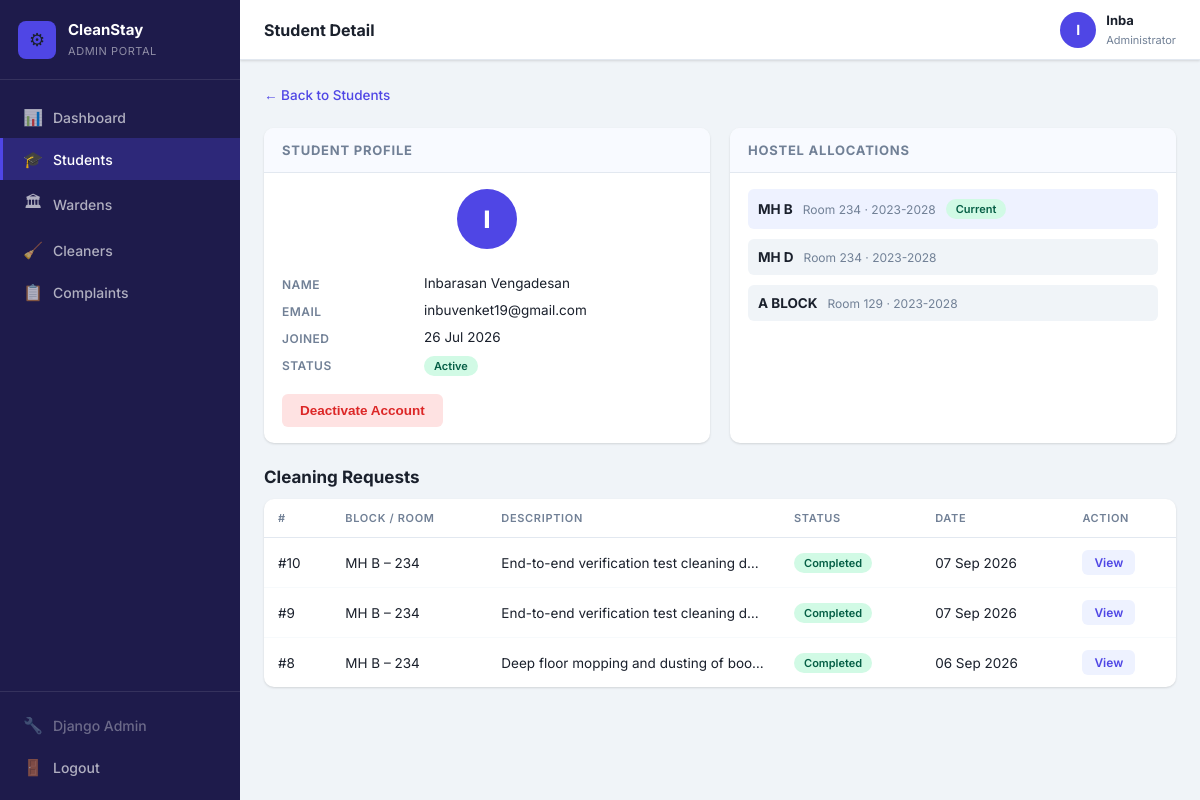
The app's page /portal/students/3/ (signed in) with its own data.
### accounts/models.py (models this page shows, shortened)
class User(AbstractUser):
    username = None
    ROLE_CHOICES = [
        ("student", "Student"),
        ("warden", "Warden"),
        ("cleaner", "Cleaner"),
        ("admin", "Admin"),
    ]
    name = models.CharField(
        max_length=100
    )
    email = models.EmailField(
        unique=True,
        blank=True,
        null=True
    )
    phone = models.CharField(
        max_length=10,
        unique=True,
        blank=True,
        null=True
    )
    role = models.CharField(
        max_length=20,
        choices=ROLE_CHOICES
    )
    USERNAME_FIELD = "email"
    REQUIRED_FIELDS = ["name"]
    objects = UserManager()

### students/models.py (models this page shows, shortened)
class HostelAllocation(models.Model):
    student = models.ForeignKey(
        StudentProfile,
        on_delete=models.CASCADE,
        related_name="allocations"
    )
    room = models.ForeignKey(
        Room,
        on_delete=models.CASCADE,
        related_name="allocations",
        null=True,
        blank=True
    )
    hostel_name = models.CharField(
        max_length=100,
        default="VIT Men's Hostel"
    )
    block = models.CharField(
        max_length=20,
        choices=HOSTEL_BLOCK_CHOICES
    )
    room_number = models.CharField(
        max_length=10
    )
    academic_year = models.CharField(
        max_length=20
    )
    is_current = models.BooleanField(
        default=True
    )
    created_at = models.DateTimeField(
        auto_now_add=True
    )
    class Meta:
        ordering = [
            "-is_current",
            "-created_at"
        ]

### cleaning/models.py (models this page shows, shortened)
class CleaningRequest(models.Model):
    TIME_SLOT_CHOICES = [
        ("09:00-10:00", "9:00 AM - 10:00 AM"),
        ("10:00-11:00", "10:00 AM - 11:00 AM"),
        ("14:00-15:00", "2:00 PM - 3:00 PM"),
        ("16:00-17:00", "4:00 PM - 5:00 PM"),
        ("18:00-19:00", "6:00 PM - 7:00 PM"),
    ]
    CLEANING_TYPE_CHOICES = [
        ("room_cleaning", "Room Cleaning"),
        ("sweeping", "Sweeping"),
        ("mopping", "Mopping"),
        ("dusting", "Dusting"),
        ("full", "Full Room Cleaning"),
    ]
    STATUS_CHOICES = [
        ("pending", "Pending"),
        ("approved", "Approved"),
        ("assigned", "Assigned"),
        ("scheduled", "Scheduled"),
        ("in_progress", "In Progress"),
        ("completed", "Completed"),
        ("confirmed", "Confirmed by Student"),
        ("not_cleaned", "Not Cleaned"),
        ("cancelled", "Cancelled"),
        ("rejected", "Rejected"),
    ]
    student = models.ForeignKey(
        StudentProfile,
        on_delete=models.CASCADE,
        related_name="cleaning_requests",
    )
    room = models.ForeignKey(
        "students.Room",
        on_delete=models.PROTECT,
        related_name="cleaning_requests",
        null=True,
        blank=True,
    )
    hostel_allocation = models.ForeignKey(
        HostelAllocation,
        on_delete=models.PROTECT,
        related_name="cleaning_requests",
    )
    cleaning_date = models.DateField()
    time_slot = models.CharField(
        max_length=20,
        choices=TIME_SLOT_CHOICES,
    )
    cleaning_type = models.CharField(
        max_length=20,
        choices=CLEANING_TYPE_CHOICES,
        default="room_cleaning",
    )
    description = models.TextField(
        blank=True,
        help_text="Description of what needs to be cleaned in the room.",
    )
    remarks = models.TextField(
        blank=True,
        help_text="Any special instructions for the cleaner (optional).",
    )
    warden_notes = models.TextField(
        blank=True,
        help_text="Internal notes added by the warden.",
    )
    status = models.CharField(
        max_length=20,
        choices=STATUS_CHOICES,
        default="pending",
    )
    assigned_cleaner = models.ForeignKey(
        CleanerProfile,
        on_delete=models.SET_NULL,
        null=True,
        blank=True,
        related_name="assigned_requests",
    )
    assigned_by = models.ForeignKey(
        WardenProfile,
        on_delete=models.SET_NULL,
        null=True,
        blank=True,
        related_name="assigned_requests",
    )
    completion_date = models.DateField(
        null=True,
        blank=True,
    )
    created_at = models.DateTimeField(auto_now_add=True)
    updated_at = models.DateTimeField(auto_now=True)
    class Meta:
        ordering = ["-created_at"]
        constraints = [
            models.UniqueConstraint(
                fields=["room"],
                condition=models.Q(status__in=ACTIVE_STATUSES),
                name="unique_active_cleaning_request_per_room",
            )
        ]
    @property
    def get_description(self):
        return self.description.strip() if self.description else (self.remarks.strip() if self.remarks else "Room cleaning requested")

### portal/views.py (the view)
    @login_required
    def wrapper(request, *args, **kwargs):
        if getattr(request.user, "role", None) != "admin":
            return HttpResponseForbidden(
                "This page is accessible to administrators only."
            )
        return view_fn(request, *args, **kwargs)

### portal/views.py (called while the page is built)
def admin_required(view_fn):
    @login_required
    def wrapper(request, *args, **kwargs):
        if getattr(request.user, "role", None) != "admin":
            return HttpResponseForbidden(
                "This page is accessible to administrators only."
            )
        return view_fn(request, *args, **kwargs)
    wrapper.__name__ = view_fn.__name__
    return wrapper

@admin_required
def portal_student_detail(request, user_id):
    student_user = get_object_or_404(User, pk=user_id, role="student")
    profile = getattr(student_user, "student_profile", None)
    allocations = profile.allocations.all() if profile else []
    requests = CleaningRequest.objects.filter(
        student=profile
    ).select_related(
        "hostel_allocation", "assigned_cleaner__user"
    ).order_by("-created_at")[:20] if profile else []
    context = {
        "target_user": student_user,
        "profile": profile,
        "allocations": allocations,
        "requests": requests,
    }
    return render(request, "portal/student_detail.html", context)

### templates/portal/student_detail.html (shortened to what this page needs)
{% extends "portal/base.html" %}
{% block page_title %}Student Detail{% endblock %}
{% block nav_students %}active{% endblock %}
{% block content %}
<div class="portal-page">
    <div class="back-link">
        <a href="{% url 'portal:portal_students' %}">← Back to Students</a>
    </div>
    <div class="detail-grid">
        <div class="detail-card">
            <div class="detail-card-header">Student Profile</div>
            <div class="detail-body">
                <div class="detail-avatar">{{ target_user.name|first|upper }}</div>
                <div class="detail-row"><label>Name</label><span>{{ target_user.name }}</span></div>
                <div class="detail-row"><label>Email</label><span>{{ target_user.email }}</span></div>
                <div class="detail-row"><label>Joined</label><span>{{ target_user.date_joined|date:"d M Y" }}</span></div>
                <div class="detail-row"><label>Status</label>
                    <span>
                        {% if target_user.is_active %}
                            <span class="badge badge-active">Active</span>
                        {% else %}
                            <span class="badge badge-inactive">Inactive</span>
                        {% endif %}
                    </span>
                </div>
                <div class="detail-actions">
                    <form method="post" action="{% url 'portal:portal_toggle_user' target_user.pk %}">
                        <button type="submit" class="btn {% if target_user.is_active %}btn-danger{% else %}btn-success{% endif %}">
                            {% if target_user.is_active %}Deactivate Account{% else %}Activate Account{% endif %}
                        </button>
                    </form>
                </div>
            </div>
        </div>
        <div class="detail-card">
            <div class="detail-card-header">Hostel Allocations</div>
            <div class="detail-body">
                {% if allocations %}
                {% for alloc in allocations %}
                <div class="alloc-row {% if alloc.is_current %}alloc-current{% endif %}">
                    <div class="alloc-block">{{ alloc.block }}</div>
                    <div class="alloc-info">Room {{ alloc.room_number }} · {{ alloc.academic_year }}</div>
                    {% if alloc.is_current %}<span class="badge badge-active">Current</span>{% endif %}
                </div>
                {% endfor %}
                {% else %}
                <p class="text-muted">No hostel allocation set.</p>
                {% endif %}
            </div>
        </div>
    </div>
    <div class="portal-section">
        <div class="section-header">
            <h2>Cleaning Requests</h2>
        </div>
        {% if requests %}
        <div class="table-wrapper">
            <table class="portal-table">
                <thead>
                    <tr><th>#</th><th>Block / Room</th><th>Description</th><th>Status</th><th>Date</th><th>Action</th></tr>
                </thead>
                <tbody>
                    {% for req in requests %}
                    <tr>
                        <td>#{{ req.pk }}</td>
                        <td>{{ req.hostel_allocation.block }} – {{ req.hostel_allocation.room_number }}</td>
                        <td style="max-width:220px;overflow:hidden;text-overflow:ellipsis;white-space:nowrap;" title="{{ req.get_description }}">{{ req.get_description }}</td>
                        <td><span class="badge badge-{{ req.status }}">{{ req.get_status_display }}</span></td>
                        <td>{{ req.cleaning_date|date:"d M Y" }}</td>
                        <td><a href="{% url 'portal:portal_complaint_detail' req.pk %}" class="btn-sm">View</a></td>
                    </tr>
                    {% endfor %}
                </tbody>
            </table>
        </div>
        {% else %}
        <div class="empty-state"><p>No requests yet.</p></div>
        {% endif %}
    </div>
</div>
{% endblock %}

### templates/portal/base.html (shortened to what this page needs)
{% load static %}
<!DOCTYPE html>
<html lang="en">
<head>
    <link rel="stylesheet" href="{% static 'css/portal.css' %}">
</head>
<body class="portal-body">
<aside class="portal-sidebar" id="portalSidebar">
    <div class="sidebar-brand">
        <div class="sidebar-brand-icon">⚙</div>
        <div class="sidebar-brand-text">
            <strong>CleanStay</strong>
            <span>Admin Portal</span>
        </div>
    </div>
    <nav class="sidebar-nav">
        <a href="{% url 'portal:portal_dashboard' %}" class="sidebar-link {% block nav_dashboard %}{% endblock %}">
            <span class="sidebar-icon">📊</span> Dashboard
        </a>
        <a href="{% url 'portal:portal_students' %}" class="sidebar-link {% block nav_students %}{% endblock %}">
            <span class="sidebar-icon">🎓</span> Students
        </a>
        <a href="{% url 'portal:portal_wardens' %}" class="sidebar-link {% block nav_wardens %}{% endblock %}">
            <span class="sidebar-icon">🏛</span> Wardens
        </a>
        <a href="{% url 'portal:portal_cleaners' %}" class="sidebar-link {% block nav_cleaners %}{% endblock %}">
            <span class="sidebar-icon">🧹</span> Cleaners
        </a>
        <a href="{% url 'portal:portal_complaints' %}" class="sidebar-link {% block nav_complaints %}{% endblock %}">
            <span class="sidebar-icon">📋</span> Complaints
        </a>
    </nav>
    <div class="sidebar-footer">
        <a href="/admin/" class="sidebar-link sidebar-link-muted" target="_blank">
            <span class="sidebar-icon">🔧</span> Django Admin
        </a>
        <a href="{% url 'logout' %}" class="sidebar-link sidebar-link-danger">
            <span class="sidebar-icon">🚪</span> Logout
        </a>
    </div>
</aside>
<div class="portal-main">
    <header class="portal-topbar">
        <div class="topbar-title">{% block page_title %}Dashboard{% endblock %}</div>
        <div class="topbar-user">
            <div class="topbar-avatar">{{ request.user.name|first|upper }}</div>
            <div class="topbar-user-info">
                <strong>{{ request.user.name|default:"Admin" }}</strong>
                <span>Administrator</span>
            </div>
        </div>
    </header>
    <main class="portal-content">
        {% block content %}{% endblock %}
    </main>
</div>
</body>
</html>

### records on screen
User: user.name|first "I", user.name "Inba"
User: name|first "I", name "Inbarasan Vengadesan", email "inbuvenket19@gmail.com", date_joined "26 Jul 2026"
HostelAllocation: block "MH B", room_number "234", academic_year "2023-2028", is_current "Current"
HostelAllocation: block "MH D", room_number "234", academic_year "2023-2028"
HostelAllocation: block "A BLOCK", room_number "129", academic_year "2023-2028"
CleaningRequest: pk "10", hostel_allocation.block "MH B", hostel_allocation.room_number "234", get_description "End-to-end verification test cleaning d…", status "Completed", cleaning_date "07 Sep 2026"
CleaningRequest: pk "9", hostel_allocation.block "MH B", hostel_allocation.room_number "234", get_description "End-to-end verification test cleaning d…", status "Completed", cleaning_date "07 Sep 2026"
CleaningRequest: pk "8", hostel_allocation.block "MH B", hostel_allocation.room_number "234", get_description "Deep floor mopping and dusting of boo…", status "Completed", cleaning_date "06 Sep 2026"
